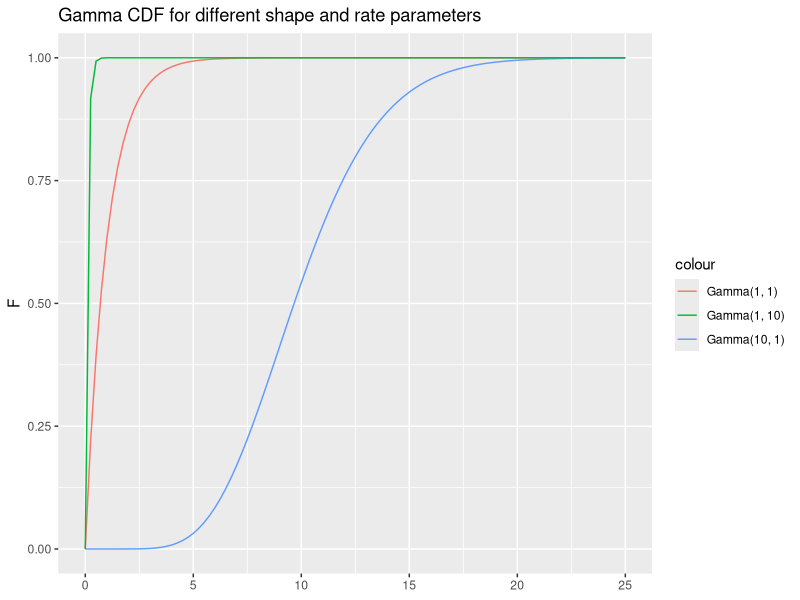

This figure's R source:
library(ggplot2)

ggplot() +
  geom_function(fun = pgamma,
                args = list(shape = 1, rate = 1),
                aes(color = "Gamma(1, 1)")) +
  geom_function(fun = pgamma,
                args = list(shape = 10, rate = 1),
                aes(color = "Gamma(10, 1)")) +
  geom_function(fun = pgamma,
                args = list(shape = 1, rate = 10),
                aes(color = "Gamma(1, 10)")) +
  labs(title = "Gamma CDF for different shape and rate parameters", y = "F") +
  xlim(0, 25)
